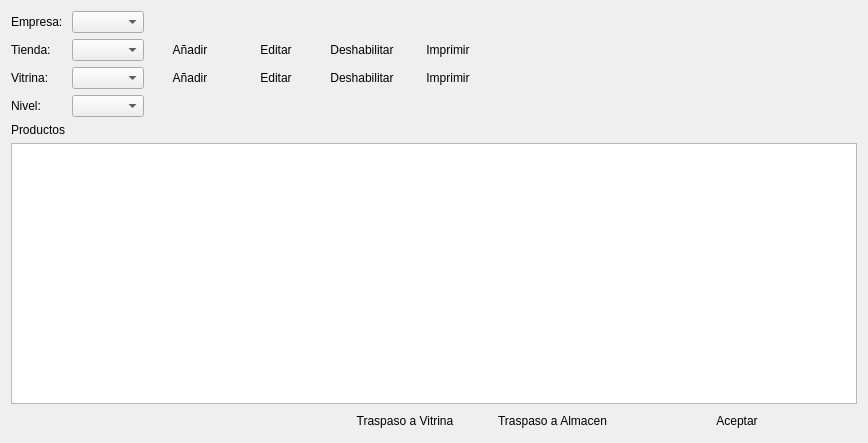
<?xml version="1.0" encoding="UTF-8"?>
<ui version="4.0">
 <class>ui_tienda</class>
 <widget class="QWidget" name="ui_tienda">
  <property name="geometry">
   <rect>
    <x>0</x>
    <y>0</y>
    <width>868</width>
    <height>443</height>
   </rect>
  </property>
  <property name="windowTitle">
   <string>Form</string>
  </property>
  <layout class="QGridLayout" name="gridLayout_7">
   <item row="5" column="0">
    <layout class="QGridLayout" name="gridLayout_6">
     <item row="0" column="1">
      <widget class="QComboBox" name="comboBox_empresa"/>
     </item>
     <item row="2" column="5">
      <widget class="QPushButton" name="imprimir_vitrina">
       <property name="text">
        <string>Imprimir</string>
       </property>
       <property name="icon">
        <iconset resource="Icons/Icons.qrc">
         <normaloff>:/Icons/1349716391_monotone_printer_hardware.png</normaloff>:/Icons/1349716391_monotone_printer_hardware.png</iconset>
       </property>
       <property name="flat">
        <bool>true</bool>
       </property>
      </widget>
     </item>
     <item row="2" column="2">
      <widget class="QPushButton" name="agregar_vitrina">
       <property name="text">
        <string>Añadir</string>
       </property>
       <property name="icon">
        <iconset resource="Icons/Icons.qrc">
         <normaloff>:/Icons/1348112114_notification_add.png</normaloff>:/Icons/1348112114_notification_add.png</iconset>
       </property>
       <property name="flat">
        <bool>true</bool>
       </property>
      </widget>
     </item>
     <item row="0" column="8">
      <spacer name="horizontalSpacer">
       <property name="orientation">
        <enum>Qt::Horizontal</enum>
       </property>
       <property name="sizeHint" stdset="0">
        <size>
         <width>40</width>
         <height>20</height>
        </size>
       </property>
      </spacer>
     </item>
     <item row="2" column="3">
      <widget class="QPushButton" name="editar_vitrina">
       <property name="text">
        <string>Editar</string>
       </property>
       <property name="icon">
        <iconset resource="Icons/Icons.qrc">
         <normaloff>:/Icons/1348112116_file_edit.png</normaloff>:/Icons/1348112116_file_edit.png</iconset>
       </property>
       <property name="flat">
        <bool>true</bool>
       </property>
      </widget>
     </item>
     <item row="3" column="1">
      <widget class="QComboBox" name="comboBox_niveles"/>
     </item>
     <item row="1" column="8">
      <spacer name="horizontalSpacer_3">
       <property name="orientation">
        <enum>Qt::Horizontal</enum>
       </property>
       <property name="sizeHint" stdset="0">
        <size>
         <width>40</width>
         <height>20</height>
        </size>
       </property>
      </spacer>
     </item>
     <item row="2" column="4">
      <widget class="QPushButton" name="deshabilitar_vitrina">
       <property name="text">
        <string>Deshabilitar</string>
       </property>
       <property name="icon">
        <iconset resource="Icons/Icons.qrc">
         <normaloff>:/Icons/notification_error.png</normaloff>:/Icons/notification_error.png</iconset>
       </property>
       <property name="flat">
        <bool>true</bool>
       </property>
      </widget>
     </item>
     <item row="5" column="0" colspan="9">
      <widget class="QTableWidget" name="grilla"/>
     </item>
     <item row="1" column="2">
      <widget class="QPushButton" name="agregar_tienda">
       <property name="sizePolicy">
        <sizepolicy hsizetype="Fixed" vsizetype="Fixed">
         <horstretch>0</horstretch>
         <verstretch>0</verstretch>
        </sizepolicy>
       </property>
       <property name="text">
        <string>Añadir</string>
       </property>
       <property name="icon">
        <iconset resource="Icons/Icons.qrc">
         <normaloff>:/Icons/1348112114_notification_add.png</normaloff>:/Icons/1348112114_notification_add.png</iconset>
       </property>
       <property name="flat">
        <bool>true</bool>
       </property>
      </widget>
     </item>
     <item row="0" column="0">
      <widget class="QLabel" name="label">
       <property name="text">
        <string>Empresa: </string>
       </property>
      </widget>
     </item>
     <item row="2" column="8">
      <spacer name="horizontalSpacer_5">
       <property name="orientation">
        <enum>Qt::Horizontal</enum>
       </property>
       <property name="sizeHint" stdset="0">
        <size>
         <width>40</width>
         <height>20</height>
        </size>
       </property>
      </spacer>
     </item>
     <item row="1" column="5">
      <widget class="QPushButton" name="imprimir_tienda">
       <property name="text">
        <string>Imprimir</string>
       </property>
       <property name="icon">
        <iconset resource="Icons/Icons.qrc">
         <normaloff>:/Icons/1349716391_monotone_printer_hardware.png</normaloff>:/Icons/1349716391_monotone_printer_hardware.png</iconset>
       </property>
       <property name="flat">
        <bool>true</bool>
       </property>
      </widget>
     </item>
     <item row="2" column="1">
      <widget class="QComboBox" name="comboBox_vitrina"/>
     </item>
     <item row="4" column="0" colspan="9">
      <widget class="QLabel" name="label_2">
       <property name="sizePolicy">
        <sizepolicy hsizetype="Fixed" vsizetype="Preferred">
         <horstretch>0</horstretch>
         <verstretch>0</verstretch>
        </sizepolicy>
       </property>
       <property name="text">
        <string>Productos</string>
       </property>
      </widget>
     </item>
     <item row="3" column="0">
      <widget class="QLabel" name="label_5">
       <property name="text">
        <string>Nivel:</string>
       </property>
      </widget>
     </item>
     <item row="1" column="0">
      <widget class="QLabel" name="label_3">
       <property name="text">
        <string>Tienda: </string>
       </property>
      </widget>
     </item>
     <item row="2" column="0">
      <widget class="QLabel" name="label_4">
       <property name="text">
        <string>Vitrina: </string>
       </property>
      </widget>
     </item>
     <item row="1" column="3">
      <widget class="QPushButton" name="editar_tienda">
       <property name="sizePolicy">
        <sizepolicy hsizetype="Fixed" vsizetype="Fixed">
         <horstretch>0</horstretch>
         <verstretch>0</verstretch>
        </sizepolicy>
       </property>
       <property name="text">
        <string>Editar</string>
       </property>
       <property name="icon">
        <iconset resource="Icons/Icons.qrc">
         <normaloff>:/Icons/1348112116_file_edit.png</normaloff>:/Icons/1348112116_file_edit.png</iconset>
       </property>
       <property name="flat">
        <bool>true</bool>
       </property>
      </widget>
     </item>
     <item row="1" column="1">
      <widget class="QComboBox" name="comboBox_tienda"/>
     </item>
     <item row="1" column="4">
      <widget class="QPushButton" name="deshabilitar_tienda">
       <property name="sizePolicy">
        <sizepolicy hsizetype="Fixed" vsizetype="Fixed">
         <horstretch>0</horstretch>
         <verstretch>0</verstretch>
        </sizepolicy>
       </property>
       <property name="text">
        <string>Deshabilitar</string>
       </property>
       <property name="icon">
        <iconset resource="Icons/Icons.qrc">
         <normaloff>:/Icons/notification_error.png</normaloff>:/Icons/notification_error.png</iconset>
       </property>
       <property name="flat">
        <bool>true</bool>
       </property>
      </widget>
     </item>
     <item row="6" column="8">
      <widget class="QPushButton" name="pushButton_aceptar_traspaso">
       <property name="text">
        <string>Aceptar</string>
       </property>
       <property name="icon">
        <iconset resource="Icons/Icons.qrc">
         <normaloff>:/Icons/notification_done.png</normaloff>:/Icons/notification_done.png</iconset>
       </property>
       <property name="flat">
        <bool>true</bool>
       </property>
      </widget>
     </item>
     <item row="6" column="4" colspan="2">
      <widget class="QPushButton" name="pushButton_traspaso">
       <property name="text">
        <string>Traspaso a Vitrina</string>
       </property>
       <property name="icon">
        <iconset resource="Icons/Icons.qrc">
         <normaloff>:/Icons/stock_task-assigned-to.png</normaloff>:/Icons/stock_task-assigned-to.png</iconset>
       </property>
       <property name="flat">
        <bool>true</bool>
       </property>
      </widget>
     </item>
     <item row="6" column="6" colspan="2">
      <widget class="QPushButton" name="button_traspaso_almacen">
       <property name="text">
        <string>Traspaso a Almacen</string>
       </property>
       <property name="icon">
        <iconset resource="Icons/Icons.qrc">
         <normaloff>:/Icons/stock_task-assigned-to.png</normaloff>:/Icons/stock_task-assigned-to.png</iconset>
       </property>
       <property name="flat">
        <bool>true</bool>
       </property>
      </widget>
     </item>
    </layout>
   </item>
  </layout>
 </widget>
 <resources>
  <include location="Icons/Icons.qrc"/>
 </resources>
 <connections/>
</ui>
